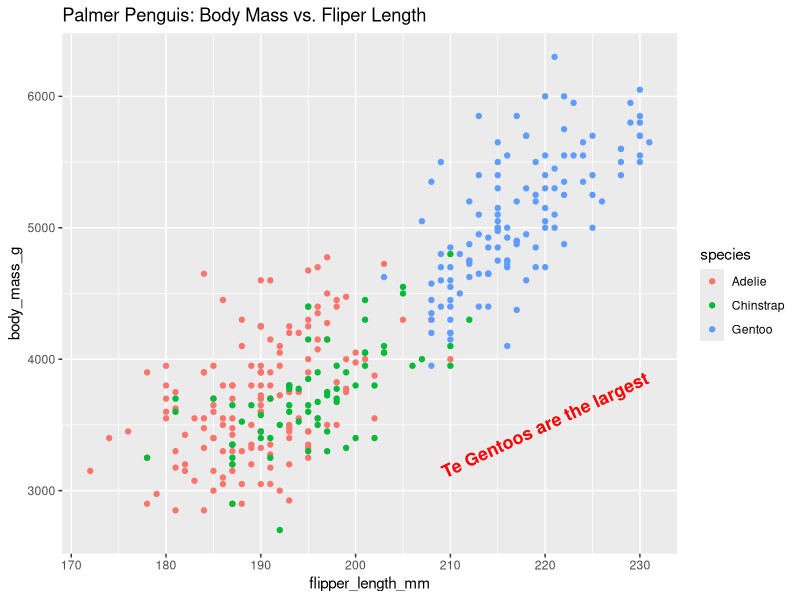

Source code (R):
## ---- chunk 1
library(ggplot2)

library(palmerpenguins)
## ---- chunk 2
ggplot(data=penguins, aes(x=flipper_length_mm, y=body_mass_g)) +
  geom_point(aes(color=species)) +
  labs(title ="Palmer Penguis: Body Mass vs. Fliper Length")+
  annotate("text",x=220, y=3500, label = "Te Gentoos are the largest", color= "red", fontface="bold", size=4.5, angle=25)

